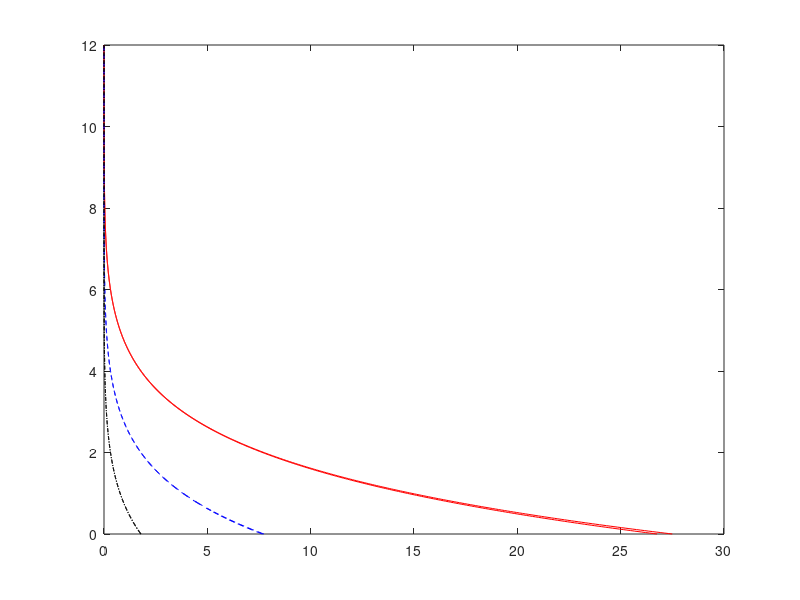

The MATLAB source for this figure: (Note: this script raises an error after producing the figure.)
function f = MixingRatios3()
    %%Constants
    L_lv0 = 2501;       %kJ/kg
    L_iv0 = 2834;       %kJ/kg
    c_pl = 4.218;       %kJ/kgK
    c_pi = 2.106;       %kJ/kgK
    c_pv = 1.870;       %kJ/kgK
    e_s0 = 6.112;       %hPa
    R_v = 461.5/1000;   %kJ/kgK
    ep = 0.622;

    
    lapse = [10,6];
    T_0 = [30,10,-10] + 273.15;
    p_o = 1000; %hPa
    g = 9.8e-3; %km*s^-2
    R = 8.3145/0.02897;
    
    
        %w = ep*e_s ./ (p - e_s);
    linstyle = {'-','--','-.'};
    colour = {'r','b','k'};
    graphShift = 0;
    z = linspace(0,12,1000);
    close all;
    for j = 1:numel(lapse)
        figure;
        for i = 1:numel(T_0)
            T = T_0(i) - lapse(j)*z; %K
            p = p_o*(1-lapse(j)*z/T_0(i)).^(g/(R*lapse(j)));
            %e_s = e_s0*exp( (L_lv0 + T_0(i)*(c_pl - c_pv))/R_v * (1/T_0(i) - 1./T) - (c_pl-c_pv)/R_v *log(T/T_0(i)));
            e_s =  e_s0*exp(17.27*(T-273.15)./(T-273.15+237.7));
            w{i,j} = ep*e_s ./ (p - e_s);
            q{i,j} = ep*e_s ./ (p - (1-ep)*e_s);
            
            
            plot(w{i,j}*1000,z,strcat(linstyle{i},colour{i}),'linewidth',0.75);
            hold on;
            plot(q{i,j}*1000,z,strcat(linstyle{i},colour{i}),'linewidth',0.75);
        end
        %Pressure curve plotting parameters
        %xlim([200 1000]);
        ylim([0 12]);
        title('Atmospheric Mixing Ratio and Humidity for \Gamma = ' + string(lapse(j)) + ' [K/km]');
        xlabel('Mixing Ratio [g/kg]');
        ylabel('Altitude z [km]');
        set(gca,'XMinorTick','on','YMinorTick','on');    
        legend(["T_0 = 30^oC","T_0 = 10^oC","T_0 = -10^oC"]);
        set(gcf,'position',[50+graphShift,300,500,250]);
        graphShift = 700 + graphShift;
    end

end
